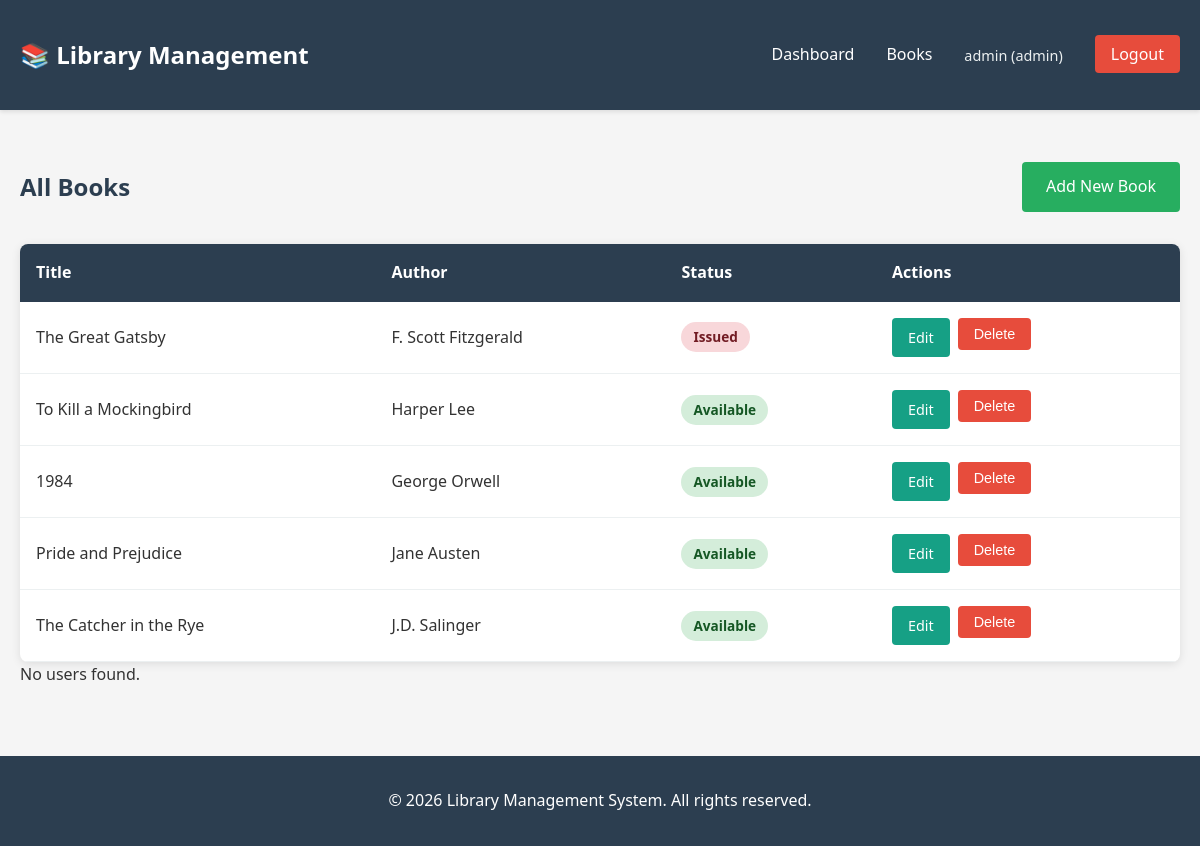
Screenshot of /admin/books (signed in) with the database file from the repository.
### tables this page shows
CREATE TABLE books (
            id INTEGER PRIMARY KEY AUTOINCREMENT,
            title TEXT NOT NULL,
            author TEXT NOT NULL,
            available INTEGER NOT NULL DEFAULT 1
        );

### admin.py (the view)
@admin_bp.route('/books')
def books():
    books = get_all_books()
    return render_template('admin/books.html', books=books)

### admin.py (called while the page is built)
@admin_bp.before_request
def check_admin():
    if 'user_id' not in session:
        flash('Please login to access this page', 'warning')
        return redirect(url_for('auth.login'))
    if session.get('role') != 'admin':
        flash('You do not have permission to access this page', 'error')
        return redirect(url_for('auth.login'))

### app.py (called while the page is built)
@app.before_request
def startup():
    if not os.path.exists('library.db'):
        init_db()
        seed_data()

### database.py (called while the page is built)
def get_db_connection():
    conn = sqlite3.connect(DB_PATH)
    conn.row_factory = sqlite3.Row
    return conn

def get_all_books():
    conn = get_db_connection()
    cursor = conn.cursor()
    cursor.execute('SELECT * FROM books')
    books = cursor.fetchall()
    conn.close()
    return books

### templates/admin/books.html (shortened to what this page needs)
{% extends "base.html" %}
{% block body_class %}admin-page{% endblock %}
{% block content %}
<div class="page-header">
    <h2>All Books</h2>
    <a href="{{ url_for('admin.add_book_page') }}" class="btn btn-success">Add New Book</a>
</div>
<table class="table">
    <thead>
        <tr>
            <th>Title</th>
            <th>Author</th>
            <th>Status</th>
            <th>Actions</th>
        </tr>
    </thead>
    <tbody>
        {% for book in books %}
        <tr>
            <td>{{ book.title }}</td>
            <td>{{ book.author }}</td>
            <td>
                {% if book.available %}
                    <span class="badge badge-success">Available</span>
                {% else %}
                    <span class="badge badge-danger">Issued</span>
                {% endif %}
            </td>
            <td class="action-buttons">
                <a href="{{ url_for('admin.edit_book_page', book_id=book.id) }}" class="btn btn-sm btn-info">Edit</a>
                <form method="POST" action="{{ url_for('admin.delete_book_page', book_id=book.id) }}" style="display:inline;">
                    <button type="submit" class="btn btn-sm btn-danger" onclick="return confirm('Are you sure?')">Delete</button>
                </form>
            </td>
        </tr>
        {% endfor %}
    </tbody>
</table>
{% if users %}
    <section class="users-list">
        <h3>Users</h3>
        <ul>
        {% for user in users %}
            <li>
                <strong>Name:</strong> {{ user.name }} <br>
                <strong>Email:</strong> {{ user.email }}
            </li>
            <hr>
        {% endfor %}
        </ul>
    </section>
{% else %}
    <p>No users found.</p>
{% endif %}
{% endblock %}

### static/style.css (style rules this page uses)
* { margin: 0; padding: 0; box-sizing: border-box; }
body { font-family: 'Segoe UI', Tahoma, Geneva, Verdana, sans-serif; background-color: #f5f5f5; color: #333; line-height: 1.6; }
.btn { display: inline-block; padding: 0.75rem 1.5rem; border: none; border-radius: 4px; cursor: pointer; text-decoration: none; font-size: 1rem; transition: background-color 0.3s, transform 0.2s; }
.btn-success { background-color: #27ae60; color: white; }
.btn-danger { background-color: #e74c3c; color: white; }
.btn-info { background-color: #16a085; color: white; }
.btn-sm { padding: 0.5rem 1rem; font-size: 0.9rem; }
.page-header { display: flex; justify-content: space-between; align-items: center; margin-bottom: 2rem; }
.page-header h2 { color: #2c3e50; }
.table { width: 100%; border-collapse: collapse; background: white; border-radius: 8px; overflow: hidden; box-shadow: 0 2px 10px rgba(0,0,0,0.1); }
.table thead { background-color: #2c3e50; color: white; }
.table th { padding: 1rem; text-align: left; font-weight: 600; }
.table td { padding: 1rem; border-bottom: 1px solid #ecf0f1; }
.action-buttons { display: flex; gap: 0.5rem; }
.action-buttons form { display: inline; }
.badge { display: inline-block; padding: 0.25rem 0.75rem; border-radius: 20px; font-size: 0.85rem; font-weight: 600; }
.badge-success { background-color: #d4edda; color: #155724; }
.badge-danger { background-color: #f8d7da; color: #721c24; }

### rows the page displays
books: title "The Great Gatsby", author "F. Scott Fitzgerald", available "Issued"
books: title "To Kill a Mockingbird", author "Harper Lee", available "Available"
books: title "1984", author "George Orwell", available "Available"
books: title "Pride and Prejudice", author "Jane Austen", available "Available"
books: title "The Catcher in the Rye", author "J.D. Salinger", available "Available"

### other values shown
{{ session.username }} "admin"
{{ session.role }} "admin"
